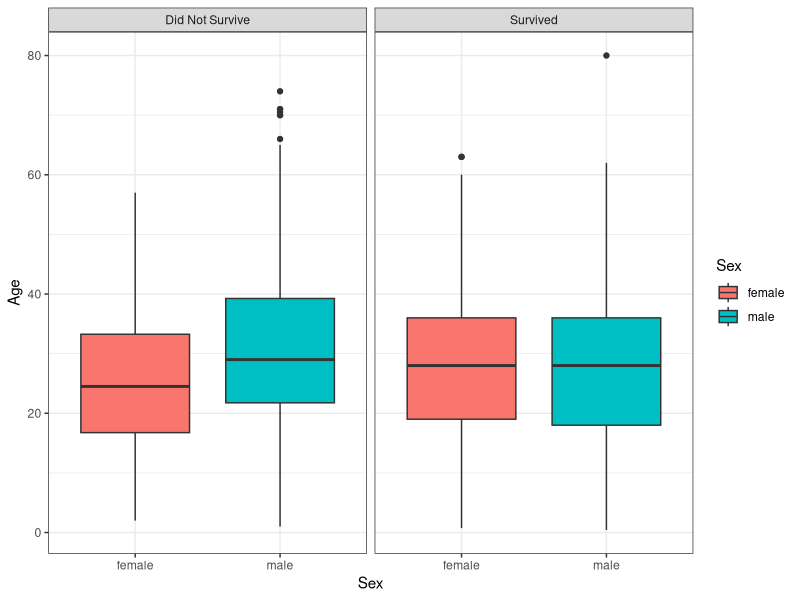
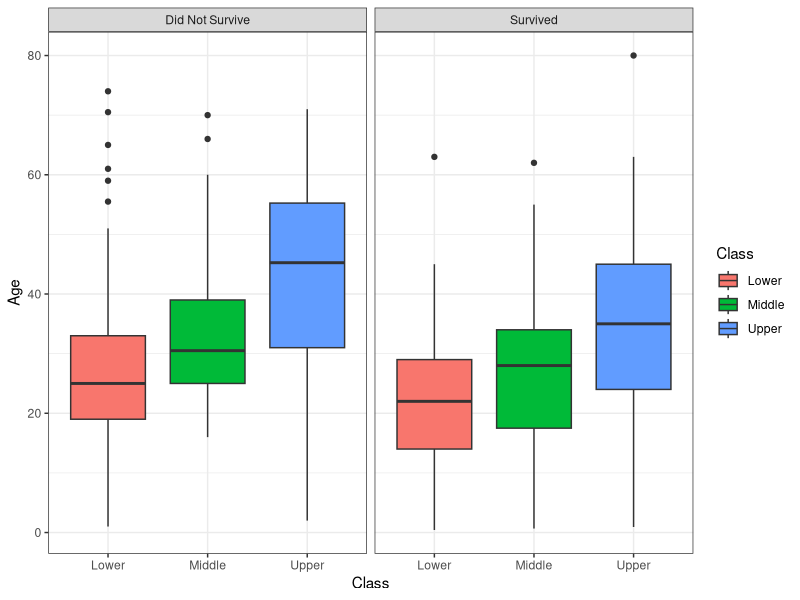
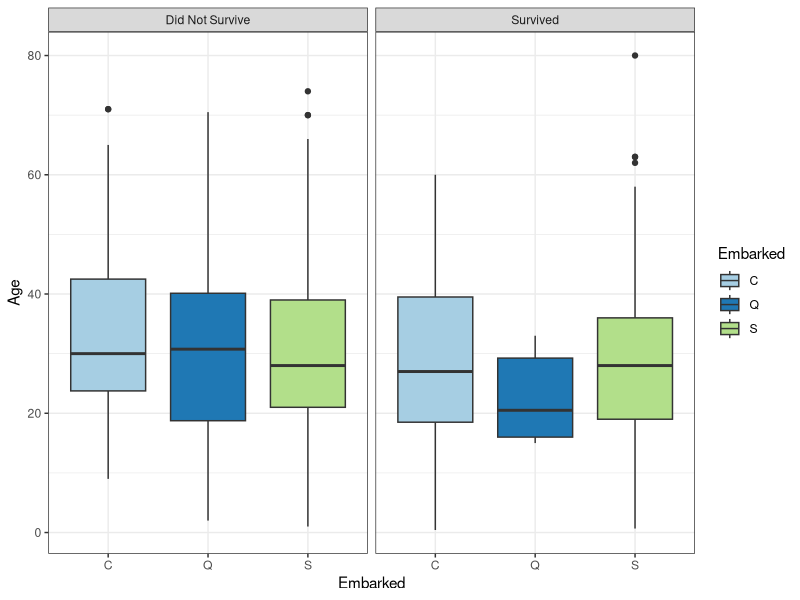
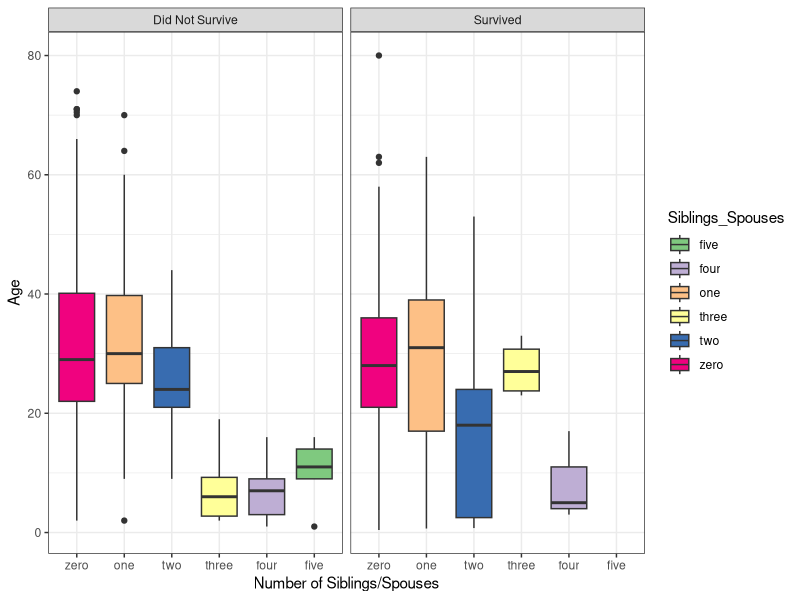
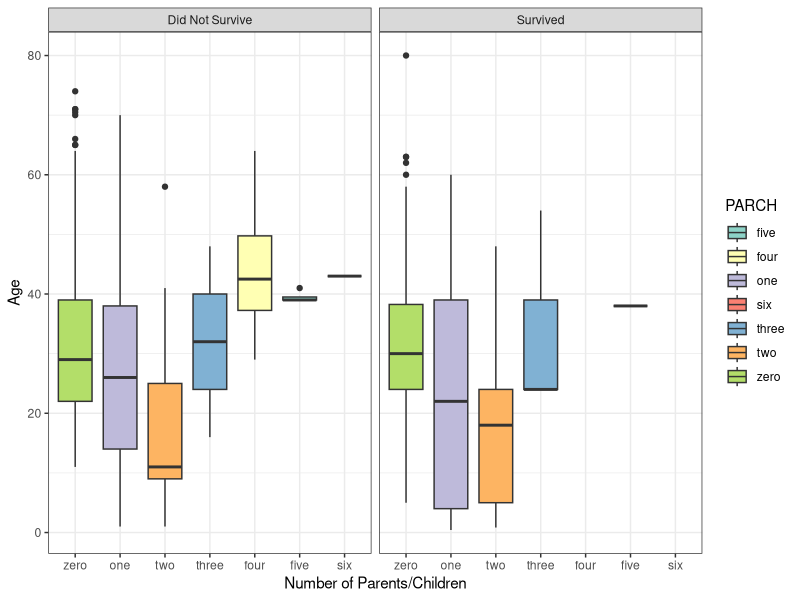
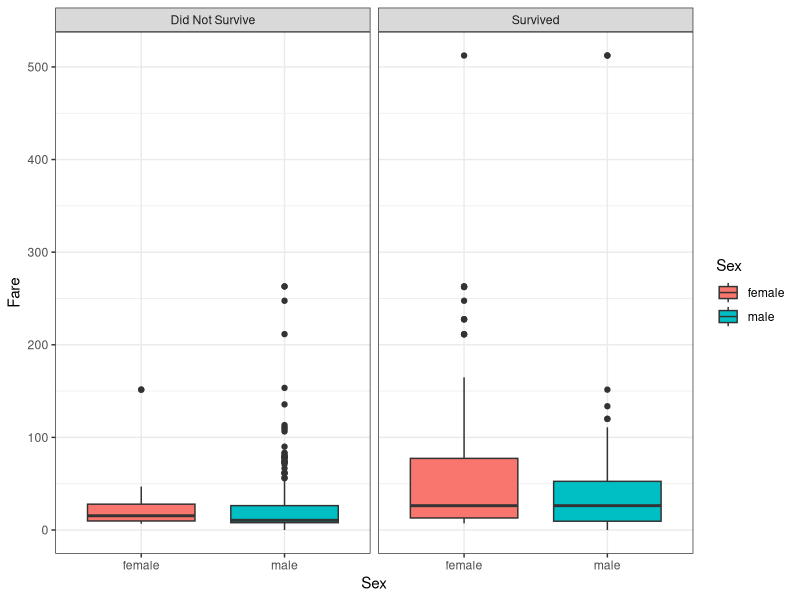
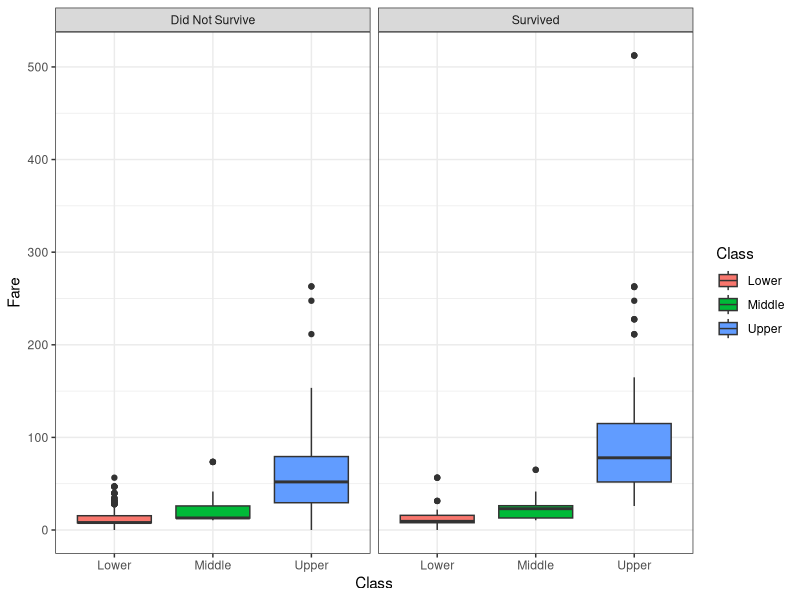
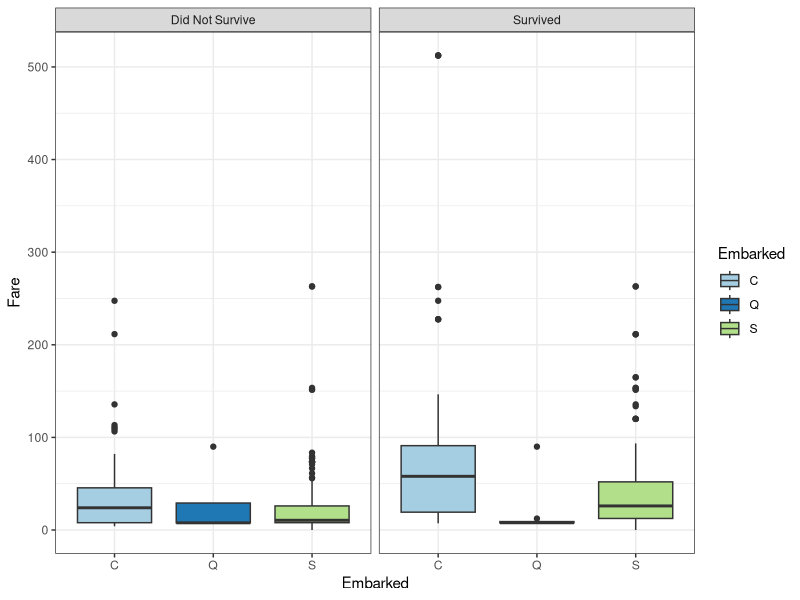

Generate these figures, in order, with R:
# Master's Report Classification Project - Andras Horvath
# Shaping Data + Descriptive Plots of Original Data

###############
### DATASET ###
###############
# Titanic Data set
setwd("Your directory to titanic data set folder")
# df <- read.csv("train.csv", header = T) # Would use the original given trianing data set
df = read.csv("train - Copy1.csv", header = T) # This is a copy of the original training
# data set given by the competition. This step is not strictly necessary but I chose to 
# use a copy just in case to not accidentally alter or override the data.

mean(df$Fare) # 32.20421
# According to the CPI Inflation Calculator on the US Bureau of Labor Statistics
# website, $32.20 in April 1913 (does not go back to 1912) is equivalent to
# 1013.37 in January 2024.
# https://www.bls.gov/data/inflation_calculator.htm
df_new <- read.csv("train - Copy2.csv", header = T)
# train - Copy1.csv assigned NA values to the missing "Age" data but this was not done
# automatically for the "Cabin" variable. "train - Copy2.csv" is another copy of the
# original data set, but, I have manually updated the missing values to "NA" in this
# second copied file. Now df_new can be used to find just how many missing "Cabin"
# observations there are.
sum(is.na(df_new$Cabin)) # 687 cabins missing which is a lot. This is probably not missing
# at random either which is an issue for us.
sum(is.na(df$Age)) # 177 missing ages
# sum(is.na(df_new$Age)) # 177 missing ages would give the same


# I will now reshape the data to get just what we need and remove missing values
data = df[,-1] # remove passenger number
data = data[-3] # remove passenger name
data = data[-9] # remove cabin (as mostly missing data). I may come back to this later
# and do an analysis with the smaller data set with cabin included
data = data[-7] # Ticket variable is nightmare to deal with. Also, it is so unique
# I find it difficult to imagine to classify survivors with this in a sensible manner.
dim(data) # 891   8
data = na.omit(data) # remove any persons with missing ages.
dim(data) # 712   8
# Now we have a much nicer and clean data set to work with. Of course the removal of
# all of these observations is a major area to investigate further as many of these
# removed observations may be rather important for our end goals.

# Now I am going to alter the data set to be easier to read.
# Boxplot:
library(ggplot2)
survived = c()
for (i in 1:length(data$Survived))
{
  if (data$Survived[i] == 1)
  {
    survived[i] = "Survived"
  }else
  {
    survived[i] = "Did Not Survive"
  }
}
survived
survived = as.matrix(survived, nrows = 712)
colnames(survived) = "survived"
data_ggplot = cbind(data,survived) # Everything in the "Survived" and "survived"
# columns line up!

# We only have 2 quantitative variables (age and ticket fare). Let's investigate these guys.

# Sex vs Age Box and Whisker Plot
ggplot(data_ggplot, aes(x=Sex, y=Age, fill=Sex)) + 
  geom_boxplot(alpha=1) + facet_grid(~survived) + 
  theme(legend.position="none") + theme_bw()

# Now that the "Survived" variable is easier to read, let's do the same to "Class"
Class = c()
for (i in 1:length(data$Pclass))
{
  if (data$Pclass[i] == 1)
  {
    Class[i] = "Upper"
  } else if (data$Pclass[i] == 2)
  {
    Class[i] = "Middle"
  }else
  {
    Class[i] = "Lower"
  }
}
Class
Class = as.matrix(Class, nrows = 712)
colnames(Class) = "Economic Class"
data_ggplot = cbind(data_ggplot,Class) # Everything seems to line up again. Let's
# double check with the following 6 lines of code:

sum(data_ggplot$Pclass == 1) # 184
sum(data_ggplot$Pclass == 2) # 173
sum(data_ggplot$Pclass == 3) # 355
sum(data_ggplot$'Economic Class' == "Upper") # 184
sum(data_ggplot$'Economic Class' == "Middle") # 173
sum(data_ggplot$'Economic Class' == "Lower") # 355

# Class vs Age Box Plot
ggplot(data_ggplot, aes(x=Class, y=Age, fill=Class)) + 
  geom_boxplot(alpha=1) + facet_grid(~survived) + 
  theme(legend.position="none") + theme_bw()

ggplot(data_ggplot, aes(x=Embarked, y=Age, fill=Embarked)) + 
  geom_boxplot(alpha=1) + facet_grid(~survived) + 
  theme(legend.position="none") + theme_bw() + scale_fill_brewer(palette="Paired")

# Now how about the SibSp variable?
max(data$SibSp) #5
min(data$SibSp) #0
Siblings_Spouses = c()
for (i in 1:length(data$SibSp))
{
  if (data$SibSp[i] == 0)
  {
    Siblings_Spouses[i] = "zero"
  }else if (data$SibSp[i] == 1)
  {
    Siblings_Spouses[i] = "one"
  } else if (data$SibSp[i] == 2)
  {
    Siblings_Spouses[i] = "two"
  } else if (data$SibSp[i] == 3)
  {
    Siblings_Spouses[i] = "three"
  } else if (data$SibSp[i] == 4)
  {
    Siblings_Spouses[i] = "four"
  } else if (data$SibSp[i] == 5)
  {
    Siblings_Spouses[i] = "five"
  }
}
Siblings_Spouses
Siblings_Spouses = as.matrix(Siblings_Spouses, nrows = 712)
colnames(Siblings_Spouses) = "Siblings/Spouses"
data_ggplot = cbind(data_ggplot,Siblings_Spouses) # Everthing looks good again!

# Number of Siblings/Spouses vs Age
ggplot(data_ggplot, aes(x=factor(Siblings_Spouses, level=c('zero', 'one', 'two', 'three', 'four','five')), y=Age, fill=Siblings_Spouses)) + 
  geom_boxplot(alpha=1) + facet_grid(~survived) + 
  theme(legend.position="none") + theme_bw() + scale_fill_brewer(palette="Accent") + xlab("Number of Siblings/Spouses")

sum(data$SibSp == 5) # Only 5
sum(data$SibSp == 5 & data$Survived == 0) # 5
sum(data$SibSp == 5 & data$Survived == 1) # 0
# No one who had five siblings/spouses survived.


max(data$Parch) #6
min(data$Parch) #0
PARCH = c()
for (i in 1:length(data$Parch))
{
  if (data$Parch[i] == 0)
  {
    PARCH[i] = "zero"
  }else if (data$Parch[i] == 1)
  {
    PARCH[i] = "one"
  } else if (data$Parch[i] == 2)
  {
    PARCH[i] = "two"
  } else if (data$Parch[i] == 3)
  {
    PARCH[i] = "three"
  } else if (data$Parch[i] == 4)
  {
    PARCH[i] = "four"
  } else if (data$Parch[i] == 5)
  {
    PARCH[i] = "five"
  } else if (data$Parch[i] == 6)
  {
    PARCH[i] = "six"
  }
}
PARCH
PARCH = as.matrix(PARCH, nrows = 712)
colnames(PARCH) = "Parents/Children"
data_ggplot = cbind(data_ggplot,PARCH)


# Number of Siblings/Spouses vs Age
ggplot(data_ggplot, aes(x=factor(PARCH, level=c('zero', 'one', 'two', 'three', 'four','five', 'six')), y=Age, fill=PARCH)) + 
  geom_boxplot(alpha=1) + facet_grid(~survived) + 
  theme(legend.position="none") + theme_bw() + scale_fill_brewer(palette="Set3") + xlab("Number of Parents/Children")


# Sex vs Fare
ggplot(data_ggplot, aes(x=Sex, y=Fare, fill=Sex)) + 
  geom_boxplot(alpha=1) + facet_grid(~survived) + 
  theme(legend.position="none") + theme_bw()


# Class vs Fare
ggplot(data_ggplot, aes(x=Class, y=Fare, fill=Class)) + 
  geom_boxplot(alpha=1) + facet_grid(~survived) + 
  theme(legend.position="none") + theme_bw()

# Embarked vs Fare
ggplot(data_ggplot, aes(x=Embarked, y=Fare, fill=Embarked)) + 
  geom_boxplot(alpha=1) + facet_grid(~survived) + 
  theme(legend.position="none") + theme_bw() + scale_fill_brewer(palette="Paired")

# Number of Siblings/Spouses vs Fare
ggplot(data_ggplot, aes(x=factor(Siblings_Spouses, level=c('zero', 'one', 'two', 'three', 'four','five')), y=Fare, fill=Siblings_Spouses)) + 
  geom_boxplot(alpha=1) + facet_grid(~survived) + 
  theme(legend.position="none") + theme_bw() + scale_fill_brewer(palette="Accent") + xlab("Number of Siblings/Spouses")


# Number of Children/Parents vs Fare
ggplot(data_ggplot, aes(x=factor(PARCH, level=c('zero', 'one', 'two', 'three', 'four','five', 'six')), y=Fare, fill=PARCH)) + 
  geom_boxplot(alpha=1) + facet_grid(~survived) + 
  theme(legend.position="none") + theme_bw() + scale_fill_brewer(palette="Set3") + xlab("Number of Parents/Children")


#######################
# Keep Reshaping Data #
#######################
sex = as.numeric(as.factor(data$Sex))
sex
length(sex)
for (i in 1:length(sex))
{
  if (sex[i] == 2)
  {
    sex[i] = 0
  }
}
sex = as.matrix(sex, nrows = 712)
colnames(sex) = "sex"
data = cbind(data,sex)
data = data[-3]
# Sex is now binary and shown in the new variable "sex". 
# 0 = male
# 1 = Female

sum(data$Embarked == "S")
#[1] 554
sum(data$Embarked == "C")
#[1] 130
sum(data$Embarked == "Q")
#[1] 28

# I am just double checking something in this next line:
class(data$Age) # numeric as expected

embark = as.numeric(as.factor(data$Embarked))
embark # Now forced to be numeric so we can work with it
length(embark)
for (i in 1:length(embark))
{
  if (embark[i] == 3)
  {
    embark[i] = 0
  }
}
embark = as.matrix(embark, nrows = 712)
colnames(embark) = "embark"
data = cbind(data,embark)

sum(data$embark == 0) # Southampton
sum(data$embark == 1) # Cherbourg 
sum(data$embark == 2) # Queenstown

data = data[-7] # Get rid of original embark column

# Note: Ticket Class Breakdown (pclass)
# upper class =1, middle class=2, and lower class=3.

# Now that we have gotten all of the initial Box Plots to describe our data which
# is largely categorical, we have altered the "data" dataframe to have all numeric
# values for ease of analysis later on. To prevent having to go through all of this
# transformation again, go ahead and save "data" as "Cleaned Dataset.csv" for future use.
write.csv(data, "Your directory to titanic data set folder\\Cleaned Dataset.csv") 
